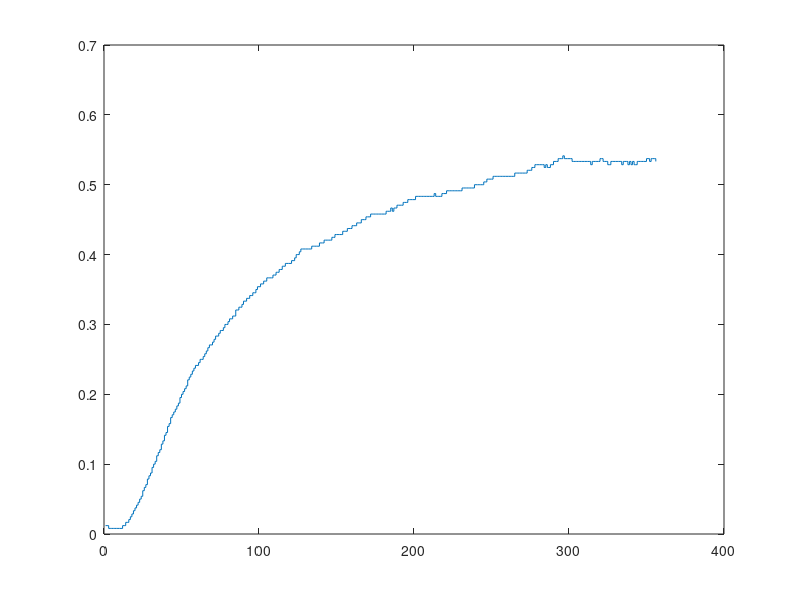

MATLAB code for this plot:
old_s = load("step_response_u50.mat").step_response;
ypp = 34;
upp = 25;
uk = 40;


du = uk - upp;
Ypp = ypp * ones(size(old_s));

s = (old_s - Ypp) / du;

stairs(s);
